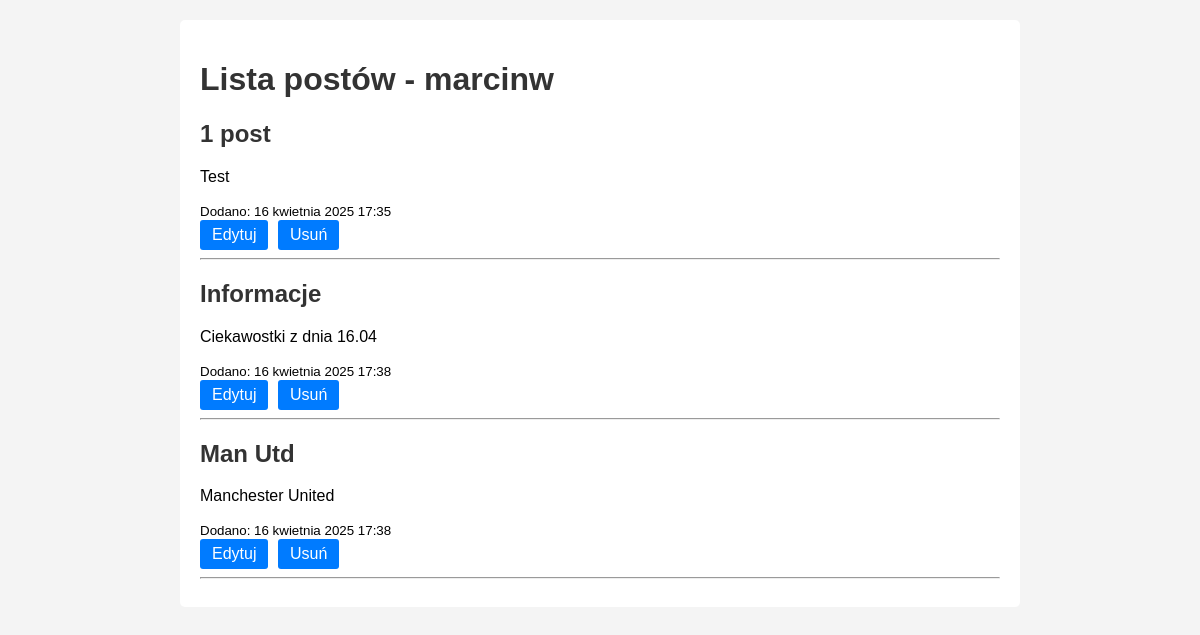
Screenshot of /posts/ (signed in) with the database file from the repository.
### blog/models.py (models this page shows, shortened)
class Post(models.Model):
    title = models.CharField(max_length=200)
    content = models.TextField()
    author = models.ForeignKey(User, on_delete=models.CASCADE)
    created_at = models.DateTimeField(auto_now_add=True)

### blog/views.py (the view)
# urls.py: path('posts/', post_list, name='post_list'),
@login_required
def post_list(request):
    posts = Post.objects.filter(author=request.user)
    return render(request, 'blog/post_list.html', {'posts': posts})

### blog/templates/blog/post_list.html (shortened to what this page needs)
{% extends 'blog/base.html' %}
{% load static %}
{% block content %}
<h1>Lista postów - {{ user.username }}</h1>
{% for post in posts %}
<h2>{{ post.title }}</h2>
<p>{{ post.content }}</p>
<small>Dodano: {{ post.created_at }}</small>
<div>
  <a class="button" href="{% url 'edit_post' post.id %}">Edytuj</a>
  <a class="button" href="{% url 'delete_post' post.id %}">Usuń</a>
</div>
<hr>
{% empty %}
<p>Brak postów.</p>
{% endfor %}
{% endblock %}

### blog/templates/blog/base.html (shortened to what this page needs)
{% load static %}
<!DOCTYPE html>
<html lang="pl">
<head>
    <link rel="stylesheet" href="{% static 'blog/css/style.css' %}">
</head>
<body>
    <div class="container">
        {% block content %}
        {% endblock %}
    </div>
</body>
</html>

### blog/static/blog/css/style.css (style rules this page uses)
body { font-family: Arial, sans-serif; background-color: #f4f4f4; margin: 0; padding: 0; }
.container { max-width: 800px; margin: 0 auto; background: #ffffff; padding: 20px; margin-top: 20px; border-radius: 5px; }
h1, h2 { color: #333; }
a { color: #007bff; text-decoration: none; }
.button { display: inline-block; padding: 6px 12px; margin-right: 5px; background-color: #007bff; color: #fff; border-radius: 3px; text-decoration: none; }

### rows the page displays
Post: title "1 post", content "Test", created_at "16 kwietnia 2025 17:35"
Post: title "Informacje", content "Ciekawostki z dnia 16.04", created_at "16 kwietnia 2025 17:38"
Post: title "Man Utd", content "Manchester United", created_at "16 kwietnia 2025 17:38"

### other values shown
{{ user.username }} "marcinw"
